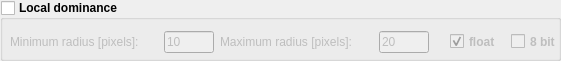
    <widget class="QGroupBox" name="group_local_dominance">
     <property name="enabled">
      <bool>true</bool>
     </property>
     <property name="geometry">
      <rect>
       <x>70</x>
       <y>640</y>
       <width>561</width>
       <height>61</height>
      </rect>
     </property>
     <property name="sizePolicy">
      <sizepolicy hsizetype="MinimumExpanding" vsizetype="MinimumExpanding">
       <horstretch>0</horstretch>
       <verstretch>0</verstretch>
      </sizepolicy>
     </property>
     <property name="font">
      <font>
       <weight>75</weight>
       <bold>true</bold>
      </font>
     </property>
     <property name="accessibleDescription">
      <string>local_dominance</string>
     </property>
     <property name="autoFillBackground">
      <bool>false</bool>
     </property>
     <property name="title">
      <string>Local dominance</string>
     </property>
     <property name="flat">
      <bool>false</bool>
     </property>
     <property name="checkable">
      <bool>true</bool>
     </property>
     <property name="checked">
      <bool>false</bool>
     </property>
     <widget class="QWidget" name="layoutWidget_34">
      <property name="geometry">
       <rect>
        <x>10</x>
        <y>30</y>
        <width>204</width>
        <height>24</height>
       </rect>
      </property>
      <property name="sizePolicy">
       <sizepolicy hsizetype="MinimumExpanding" vsizetype="MinimumExpanding">
        <horstretch>0</horstretch>
        <verstretch>0</verstretch>
       </sizepolicy>
      </property>
      <layout class="QHBoxLayout" name="horizontalLayout_40">
       <item>
        <widget class="QLabel" name="label_41">
         <property name="sizePolicy">
          <sizepolicy hsizetype="MinimumExpanding" vsizetype="MinimumExpanding">
           <horstretch>0</horstretch>
           <verstretch>0</verstretch>
          </sizepolicy>
         </property>
         <property name="font">
          <font>
           <weight>50</weight>
           <bold>false</bold>
          </font>
         </property>
         <property name="text">
          <string>Minimum radius [pixels]:</string>
         </property>
        </widget>
       </item>
       <item>
        <widget class="QLineEdit" name="line_ld_min_rad">
         <property name="sizePolicy">
          <sizepolicy hsizetype="MinimumExpanding" vsizetype="MinimumExpanding">
           <horstretch>0</horstretch>
           <verstretch>0</verstretch>
          </sizepolicy>
         </property>
         <property name="minimumSize">
          <size>
           <width>0</width>
           <height>0</height>
          </size>
         </property>
         <property name="maximumSize">
          <size>
           <width>50</width>
           <height>22</height>
          </size>
         </property>
         <property name="font">
          <font>
           <weight>50</weight>
           <bold>false</bold>
          </font>
         </property>
         <property name="accessibleDescription">
          <string>min_radius</string>
         </property>
         <property name="inputMask">
          <string>009</string>
         </property>
         <property name="text">
          <string>10</string>
         </property>
         <property name="maxLength">
          <number>3</number>
         </property>
         <property name="frame">
          <bool>true</bool>
         </property>
         <property name="placeholderText">
          <string>315</string>
         </property>
         <property name="clearButtonEnabled">
          <bool>false</bool>
         </property>
        </widget>
       </item>
      </layout>
     </widget>
     <widget class="QWidget" name="layoutWidget_35">
      <property name="geometry">
       <rect>
        <x>220</x>
        <y>30</y>
        <width>209</width>
        <height>24</height>
       </rect>
      </property>
      <property name="sizePolicy">
       <sizepolicy hsizetype="MinimumExpanding" vsizetype="MinimumExpanding">
        <horstretch>0</horstretch>
        <verstretch>0</verstretch>
       </sizepolicy>
      </property>
      <layout class="QHBoxLayout" name="horizontalLayout_41">
       <item>
        <widget class="QLabel" name="label_42">
         <property name="sizePolicy">
          <sizepolicy hsizetype="MinimumExpanding" vsizetype="MinimumExpanding">
           <horstretch>0</horstretch>
           <verstretch>0</verstretch>
          </sizepolicy>
         </property>
         <property name="font">
          <font>
           <weight>50</weight>
           <bold>false</bold>
          </font>
         </property>
         <property name="text">
          <string>Maximum radius [pixels]:</string>
         </property>
        </widget>
       </item>
       <item>
        <widget class="QLineEdit" name="line_ld_max_rad">
         <property name="sizePolicy">
          <sizepolicy hsizetype="MinimumExpanding" vsizetype="MinimumExpanding">
           <horstretch>0</horstretch>
           <verstretch>0</verstretch>
          </sizepolicy>
         </property>
         <property name="minimumSize">
          <size>
           <width>0</width>
           <height>0</height>
          </size>
         </property>
         <property name="maximumSize">
          <size>
           <width>50</width>
           <height>22</height>
          </size>
         </property>
         <property name="font">
          <font>
           <weight>50</weight>
           <bold>false</bold>
          </font>
         </property>
         <property name="accessibleDescription">
          <string>max_radius</string>
         </property>
         <property name="inputMask">
          <string>009</string>
         </property>
         <property name="text">
          <string>20</string>
         </property>
         <property name="maxLength">
          <number>3</number>
         </property>
         <property name="frame">
          <bool>true</bool>
         </property>
         <property name="placeholderText">
          <string>315</string>
         </property>
         <property name="clearButtonEnabled">
          <bool>false</bool>
         </property>
        </widget>
       </item>
      </layout>
     </widget>
     <widget class="QWidget" name="horizontalLayoutWidget_14">
      <property name="geometry">
       <rect>
        <x>450</x>
        <y>30</y>
        <width>115</width>
        <height>23</height>
       </rect>
      </property>
      <property name="sizePolicy">
       <sizepolicy hsizetype="MinimumExpanding" vsizetype="MinimumExpanding">
        <horstretch>0</horstretch>
        <verstretch>0</verstretch>
       </sizepolicy>
      </property>
      <layout class="QHBoxLayout" name="horizontalLayout_16">
       <item>
        <widget class="QCheckBox" name="check_ld_float">
         <property name="sizePolicy">
          <sizepolicy hsizetype="MinimumExpanding" vsizetype="MinimumExpanding">
           <horstretch>0</horstretch>
           <verstretch>0</verstretch>
          </sizepolicy>
         </property>
         <property name="text">
          <string>float</string>
         </property>
         <property name="checked">
          <bool>true</bool>
         </property>
        </widget>
       </item>
       <item>
        <widget class="QCheckBox" name="check_ld_8bit">
         <property name="sizePolicy">
          <sizepolicy hsizetype="MinimumExpanding" vsizetype="MinimumExpanding">
           <horstretch>0</horstretch>
           <verstretch>0</verstretch>
          </sizepolicy>
         </property>
         <property name="text">
          <string>8 bit</string>
         </property>
        </widget>
       </item>
      </layout>
     </widget>
    </widget>
